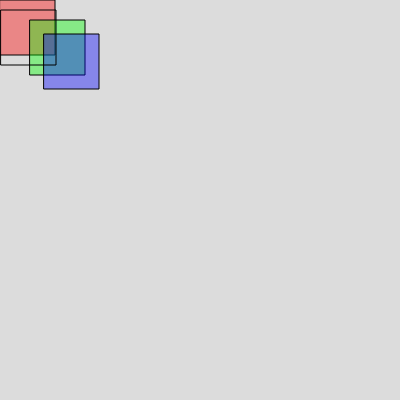
Frame 1 (no input)
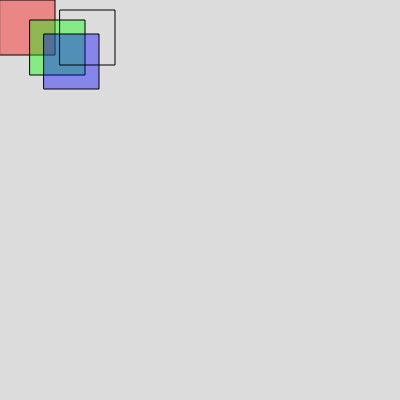
Frame 60 (no input)
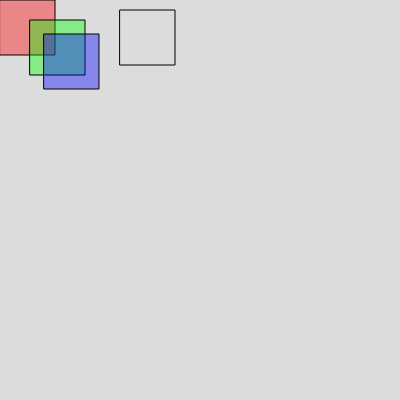
Frame 120 (the mouse pressed at the canvas centre since frame 60)

The p5.js sketch that drew these frames (run headless with seeded random() and noise() and a simulated clock; from frame 60 on, the mouse is pressed at the canvas centre):

// p5.js sketch
// ── sketch.js
/*  TRANSLATE
    Especifica una cantidad a desplazar los objetos dentro de la ventana mostrada.
    El parámetro x especifica la traslación de izquierda a derecha, el parámetro y 
    especifica la traslación de arriba a abajo. Las transformaciones son acumulativas
    y aplican a todo lo que ocurre después y llamadas posteriores a la misma función 
    acumulan el efecto.
*/

let contador = 0;

function setup() {
  createCanvas(400, 400);
}

function draw() {

  background(220);
  contador += 1;
  fill(255, 0 , 0, 100);
  rect(0, 0, 55, 55); // Coordenadas (0,0) originales

  // La función push() graba la configuración actual de estilo de dibujo, 
  // y pop() restaura esta configuración.

  push();
  translate(30, 20);
  fill(0, 255, 0, 100);
  rect(0, 0, 55, 55); // Nuevas coordenadas (0,0)
  translate(14, 14);
  fill(0, 0, 255, 100);
  rect(0, 0, 55, 55); // Nuevas coordenadas (0,0)
  pop();

  noFill();
  rect(contador, 10, 55, 55); // Draw rect at original 0,0

}
